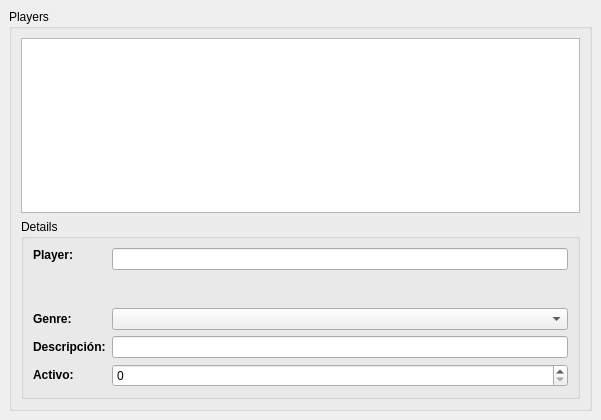
<?xml version="1.0" encoding="UTF-8"?>
<ui version="4.0">
 <class>AdminWindow</class>
 <widget class="QMainWindow" name="AdminWindow">
  <property name="geometry">
   <rect>
    <x>0</x>
    <y>0</y>
    <width>601</width>
    <height>420</height>
   </rect>
  </property>
  <property name="windowTitle">
   <string>Players</string>
  </property>
  <widget class="QWidget" name="centralWidget">
   <layout class="QVBoxLayout">
    <property name="spacing">
     <number>6</number>
    </property>
    <property name="leftMargin">
     <number>9</number>
    </property>
    <property name="topMargin">
     <number>9</number>
    </property>
    <property name="rightMargin">
     <number>9</number>
    </property>
    <property name="bottomMargin">
     <number>9</number>
    </property>
    <item>
     <widget class="QGroupBox" name="groupBox">
      <property name="title">
       <string>Players</string>
      </property>
      <layout class="QVBoxLayout">
       <property name="spacing">
        <number>6</number>
       </property>
       <property name="leftMargin">
        <number>9</number>
       </property>
       <property name="topMargin">
        <number>9</number>
       </property>
       <property name="rightMargin">
        <number>9</number>
       </property>
       <property name="bottomMargin">
        <number>9</number>
       </property>
       <item>
        <widget class="QTableView" name="playersTable">
         <property name="selectionBehavior">
          <enum>QAbstractItemView::SelectRows</enum>
         </property>
        </widget>
       </item>
       <item>
        <widget class="QGroupBox" name="groupBox_2">
         <property name="title">
          <string>Details</string>
         </property>
         <layout class="QFormLayout">
          <item row="0" column="0">
           <widget class="QLabel" name="label_5">
            <property name="text">
             <string>&lt;html&gt;&lt;head/&gt;&lt;body&gt;&lt;p&gt;&lt;span style=&quot; font-weight:600;&quot;&gt;Player:&lt;/span&gt;&lt;/p&gt;&lt;p&gt;&lt;br/&gt;&lt;/p&gt;&lt;/body&gt;&lt;/html&gt;</string>
            </property>
           </widget>
          </item>
          <item row="0" column="1">
           <widget class="QLineEdit" name="nameEdit">
            <property name="enabled">
             <bool>true</bool>
            </property>
           </widget>
          </item>
          <item row="1" column="0">
           <widget class="QLabel" name="label_3">
            <property name="text">
             <string>&lt;b&gt;Genre:&lt;/b&gt;</string>
            </property>
           </widget>
          </item>
          <item row="1" column="1">
           <widget class="QComboBox" name="genreEdit">
            <property name="enabled">
             <bool>true</bool>
            </property>
           </widget>
          </item>
          <item row="2" column="0">
           <widget class="QLabel" name="label_4">
            <property name="text">
             <string>&lt;html&gt;&lt;head/&gt;&lt;body&gt;&lt;p&gt;&lt;span style=&quot; font-weight:600;&quot;&gt;Descripción:&lt;/span&gt;&lt;/p&gt;&lt;/body&gt;&lt;/html&gt;</string>
            </property>
           </widget>
          </item>
          <item row="3" column="0">
           <widget class="QLabel" name="label">
            <property name="text">
             <string>&lt;html&gt;&lt;head/&gt;&lt;body&gt;&lt;p&gt;&lt;span style=&quot; font-weight:600;&quot;&gt;Activo:&lt;/span&gt;&lt;/p&gt;&lt;/body&gt;&lt;/html&gt;</string>
            </property>
           </widget>
          </item>
          <item row="3" column="1">
           <widget class="QSpinBox" name="activeEdit">
            <property name="maximum">
             <number>5</number>
            </property>
           </widget>
          </item>
          <item row="2" column="1">
           <widget class="QLineEdit" name="descriptionEdit"/>
          </item>
         </layout>
        </widget>
       </item>
      </layout>
     </widget>
    </item>
   </layout>
  </widget>
 </widget>
 <tabstops>
  <tabstop>playersTable</tabstop>
  <tabstop>nameEdit</tabstop>
  <tabstop>genreEdit</tabstop>
 </tabstops>
 <resources/>
 <connections/>
</ui>
